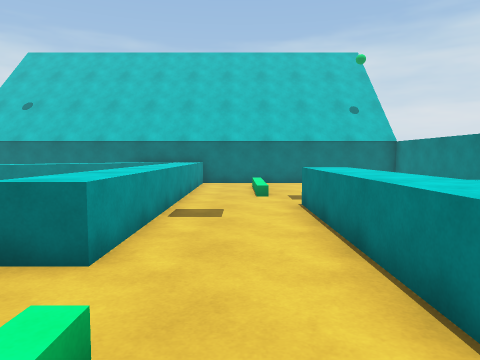
[1] (above)

16 first-person views from a walk through a scene from a Unity 3-D project. The camera is 1.3 m above the floor, tilts 4° down and sees 70° across. The floor is counted in squares, 1 m on a side. Each view is taken from the middle of a square. On the plan, view 1 faces up. The plan holds only what a view shows up to about 15 squares ahead; the rest is blank. The place goes on beyond the plan. The player character is not drawn.

[2]
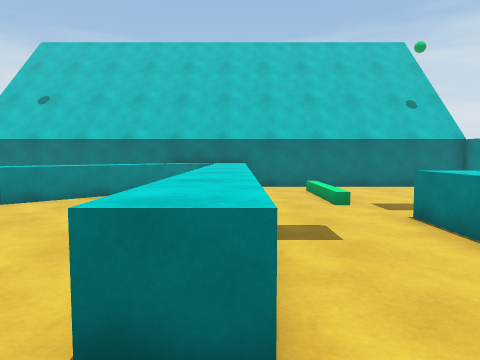

[3]
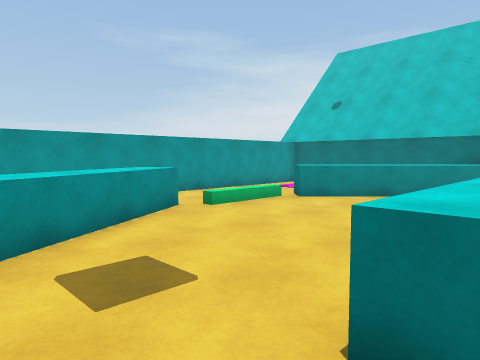

[4]
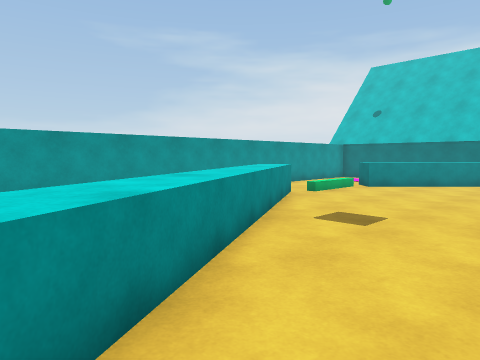

[5]
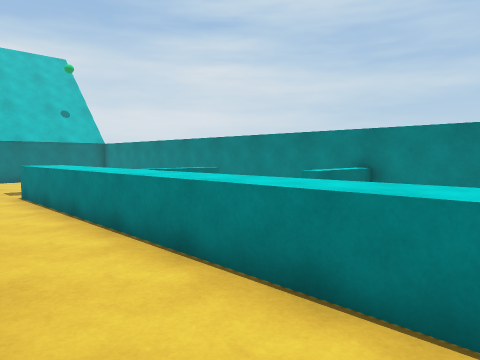

[6]
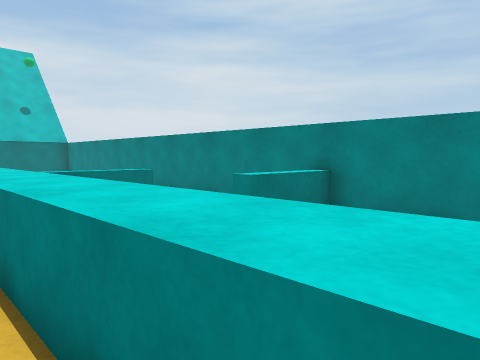

[7]
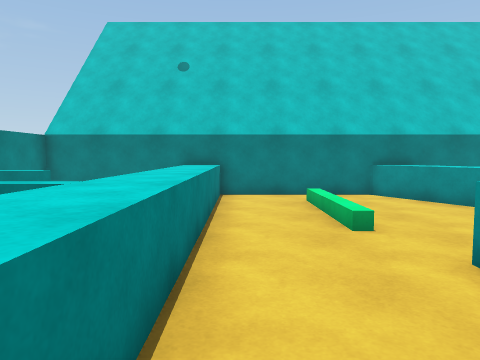

[8]
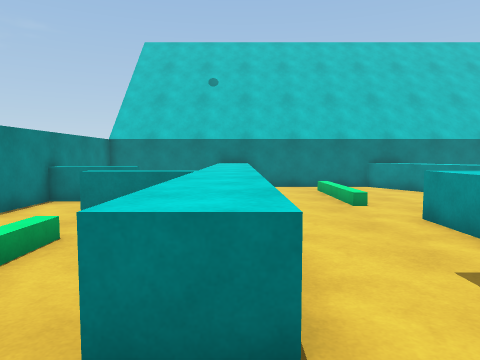

[9]
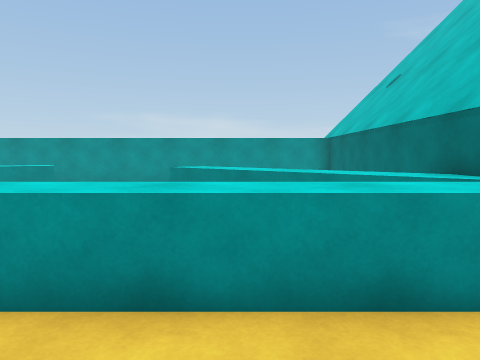

[10]
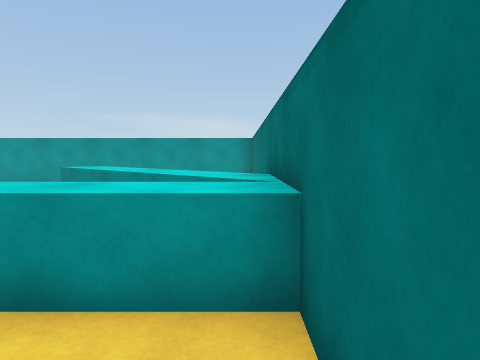

[11]
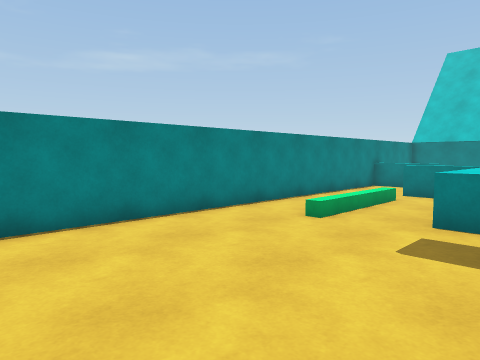

[12]
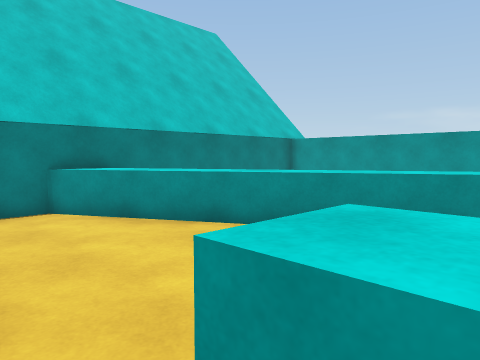

[13]
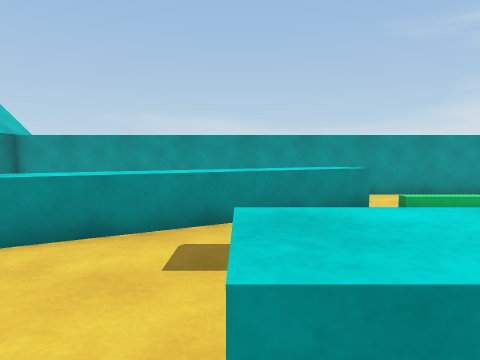

[14]
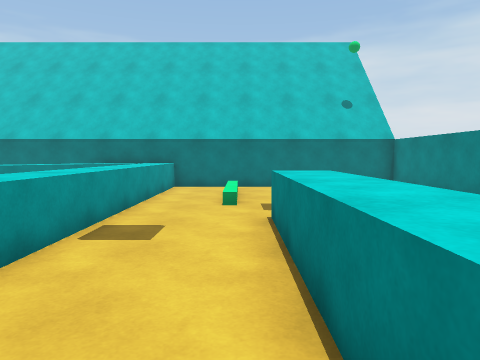

[15]
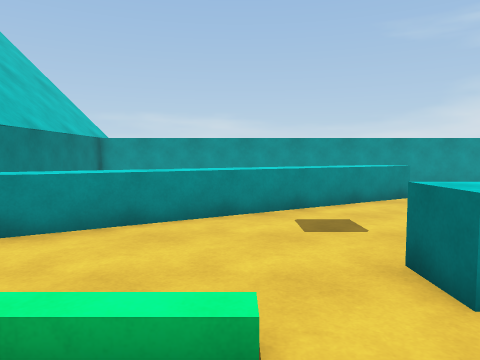

[16]
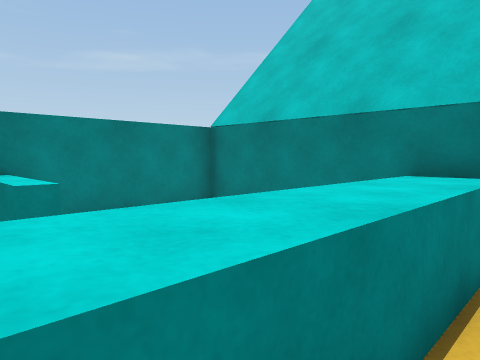

### Floor plan
Key: @ floor where view 1 was taken; # wall or solid block; . floor; / step, stairs or slope; = window, fence, low wall or low ledge; ^ raised ledge.
Columns run from 13 left of view 1 to 8 right of it. Each row starts with its distance up from view 1.
 17 ######################
 16 #       ^^^^.......  #
 15 #      ^^^^^.........#
 14 #     ^^^ ^^.........#
 13 #    ^^^. ^^.........#
 12 #.  ^^^.. ^^.........#
 11 #.  /=... ^^.........#
 10 #.  /.....^^....../..#
  9 #.../.....^^...^^./..#
  8 #.../.....^^...^^./..#
  7 # =^#.....^^...^^./ .#
  6 #  ^^.....^^...^^./ .#
  5 #  ^^^....^^...^^.. .#
  4 #   ^^....^^...^===..#
  3 #   .^^........^^  ..#
  2 #    ^^...../..^^  ..#
  1 #     ^^..../..^^ ===#
  0 #     ^^..../@.^^    #
 -1 #      ^^.../..^^    #
 -2 #      .^^../..^^    #
 -3 #.......^^.....^^....#
 -4 ######################

Where each view was taken, in squares from view 1:
view 1: 0 up, 0 right, facing up
view 2: 2 up, 2 left, facing up
view 3: 2 up, 2 left, facing up-left
view 4: 3 down, 2 left, facing up-left
view 5: 3 down, 1 left, facing up-right
view 6: 3 down, 1 right, facing up-right
view 7: 8 up, 1 right, facing down
view 8: 11 up, 2 right, facing down
view 9: 13 up, 1 right, facing left
view 10: 16 up, 1 right, facing left
view 11: 16 up, 1 right, facing down-right
view 12: 5 up, 1 left, facing down-left
view 13: 4 up, 1 left, facing left
view 14: 2 up, 1 right, facing up
view 15: 2 up, 1 right, facing left
view 16: 2 up, 1 right, facing down-right
